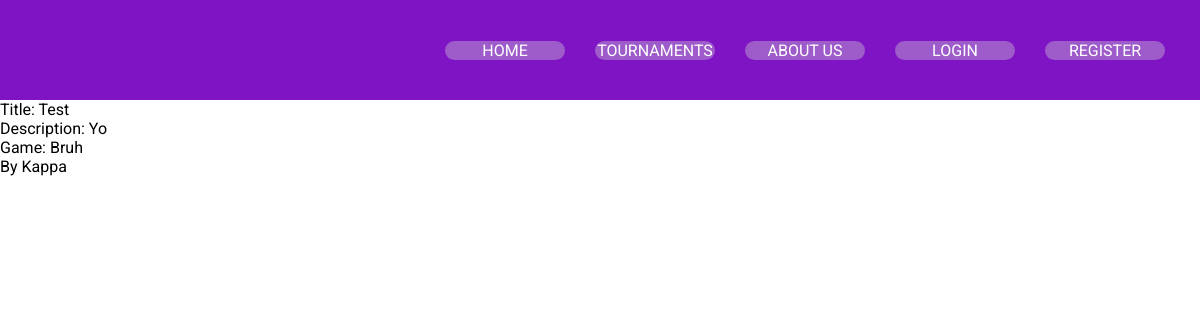
The page /tournaments on the database as committed earlier.
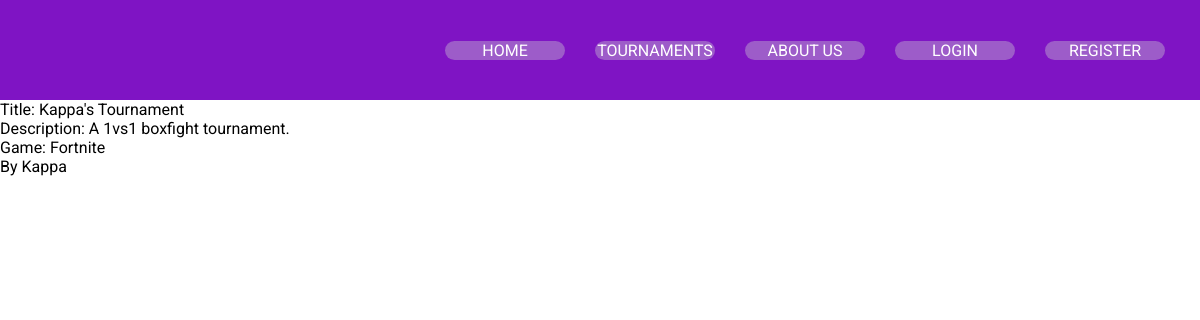
The same page on the database as committed later.
### mytournaments/models.py (models this page shows, shortened)
class Tournament(db.Model):
    id = db.Column(db.Integer, primary_key=True)
    user_id = db.Column(db.Integer, db.ForeignKey('user.id'), nullable=False)
    title = db.Column(db.String(20), unique=True, nullable=False)
    description = db.Column(db.Text)
    game = db.Column(db.String(20), nullable=False)

class User(db.Model, UserMixin):
    id = db.Column(db.Integer, primary_key=True)
    username = db.Column(db.String(20), unique=True, nullable=False)
    email = db.Column(db.String(120), unique=True, nullable=False)
    image_file = db.Column(db.String(20), nullable=False, default='default.jpg')
    password = db.Column(db.String(60), nullable=False)
    created_tournements = db.relationship('Tournament', backref='author', lazy=True)

### mytournaments/routes.py (the view)
@app.route('/tournaments')
def tournaments():
    return render_template('tournaments.html', tournaments=Tournament.query.all())

### mytournaments/templates/tournaments.html
{% extends 'base.html' %}
{% block content %}
{% for tournament in tournaments %}
    Title: {{ tournament.title }}<br>
    Description: {{ tournament.description }}<br>
    Game: {{ tournament.game }}<br>
    By {{ tournament.author.username }}
    <br><br>
{% endfor %}
{% endblock content %}

### mytournaments/templates/base.html (shortened to what this page needs)
<!DOCTYPE html>
<html lang="en">
<head>
    <link rel="stylesheet" href="{{ url_for('static', filename='style.css') }}">
</head>
<body>
    <div id="menu">
        <a href="/"><img src="" id="logo"></a>
        <div id="sezioni">
            <a href="/"><div class="sezione">HOME</div></a>
            <a href="/tournaments"><div class="sezione">TOURNAMENTS</div></a>
            <a href="/about"><div class="sezione">ABOUT US</div></a>
            {% if current_user.is_authenticated %}
                <a href="/logout"><div class="sezione">LOGOUT</div></a>
            {% else %}
                <a href="/login"><div class="sezione">LOGIN</div></a>
                <a href="/register"><div class="sezione">REGISTER</div></a>
            {% endif %}
        </div>
    </div>
    {% block content %}{% endblock content %}
</body>
</html>

### mytournaments/static/style.css (style rules this page uses)
* { padding: 0; margin:0; text-decoration: none; font-family: 'Roboto'; }
#menu { width: 100%; height: 100px; background-color: #7f14c4; display: flex; justify-content: center; align-items: center; }
#sezioni { width: 100%; height: 100%; justify-content: flex-end; align-items: center; display: flex; margin-right: 20px; }
.sezione { width: 120px; height: 50%; background-color:#9d5cc9; border-radius: 40px; display: flex; align-items: center; justify-content: center; margin: 15px; font-family: 'Roboto'; color: white; }
* { box-sizing: border-box }
a { color: dodgerblue; }

Rows that differ between the two databases and show on the page:
changed Tournament "Kappa": title "Test" → "Kappa's Tournament"; description "Yo" → "A 1vs1 boxfight tournament."; game "Bruh" → "Fortnite"
